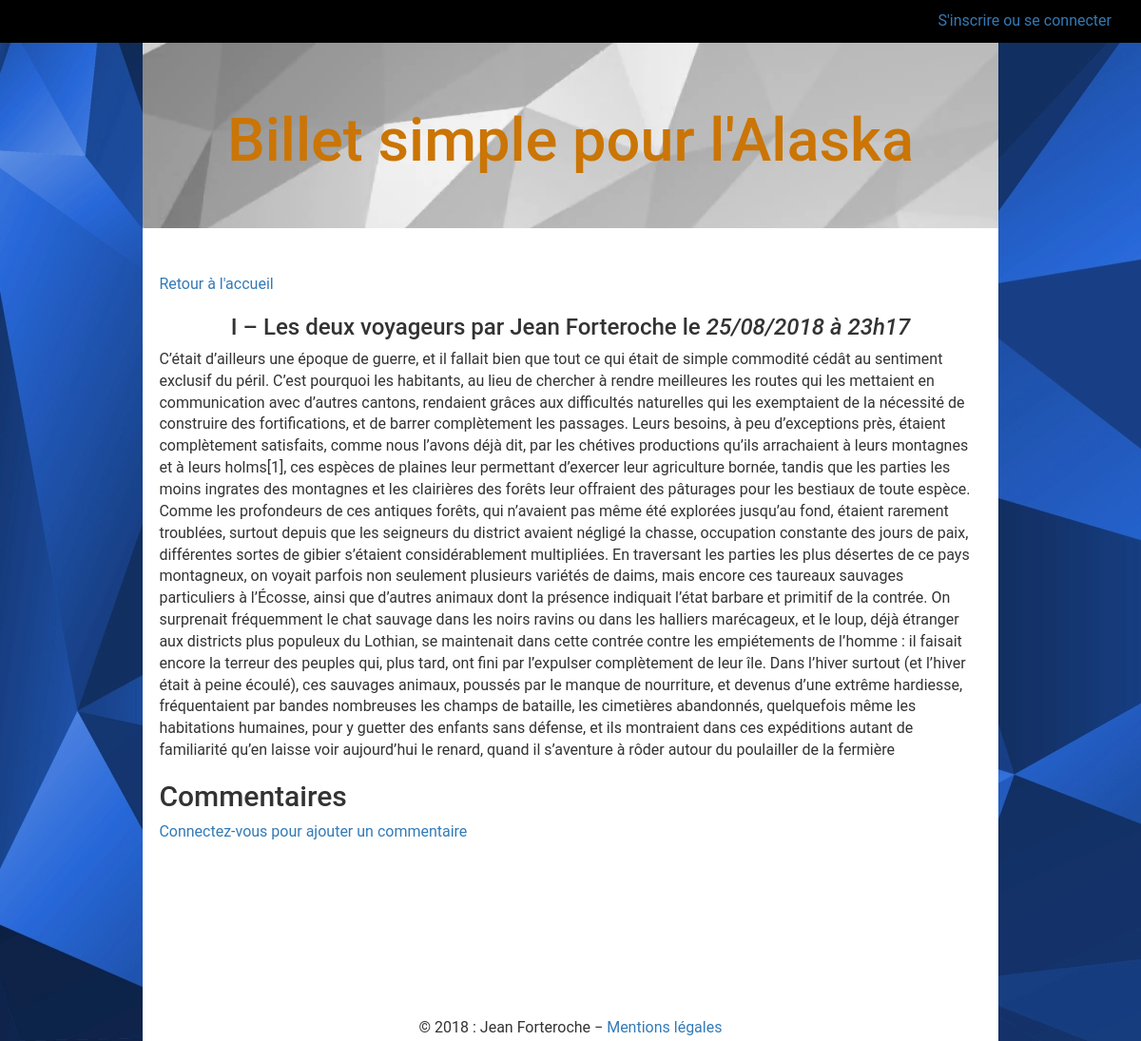
The app's page /post/22 with its own data.
### tables this page shows
CREATE TABLE IF NOT EXISTS `posts` (
  `id` int(11) NOT NULL AUTO_INCREMENT,
  `author` varchar(50) NOT NULL,
  `title` varchar(255) NOT NULL,
  `content` longtext NOT NULL,
  `deiz` datetime NOT NULL,
  PRIMARY KEY (`id`)
);

### public/index.php (called while the page is built, shortened)
<?php
if (isset($_GET["a"]) && !empty($_GET["a"])) {
    $route = $_GET["a"];
}
else {
    $route = "home";
}
$routeur = new Routeur($route);
$routeur->renderCont();

### model/entities/Post.php (called while the page is built, shortened)
<?php
class Post {
    private $_author;
    private $_content;
    private $_date;
    private $_title;
    public function getAuthor() {
        return $this->_author;
    }
    public function getContent() {
        return $this->_content;
    }
    public function getDate() {
        return $this->_date;
    }
    public function getTitle() {
        return $this->_title;
    }
    public function setAuthor($author) {
        if (is_string($author)) {
            $this->_author = $author;
        }
    }
    public function setContent($content) {
        if (is_string($content)) {
            $this->_content = $content;
        }
    }
    public function setDeiz_f($deiz_f) {
        $this->_date = $deiz_f;
    }
    public function setTitle($title) {
        if (is_string($title)) {
            $this->_title = $title;
        }
    }
}

### model/Mngr/PostMngr.php (called while the page is built, shortened)
<?php
class PostMngr extends Mngr {
    public function vPost($id) {
        $db = $this->dbConnect();
        $q = $db->prepare("SELECT id, author, title, content, DATE_FORMAT(deiz, '%d/%m/%Y à %Hh%i') AS deiz_f FROM posts WHERE id=?");
        $q->execute(array($id));
        $req = $q->fetch(PDO::FETCH_ASSOC);
        return $req;
    }
}

### views/front/chap.php (the view, shortened to what this page needs)
<div class="row chap">
     <p>
         <a href="<?= HOST; ?>accueil">Retour à l'accueil</a>
     </p>
     <h3>
         <?= htmlspecialchars($param1->getTitle()) . " par " . htmlspecialchars($param1->getAuthor()) . " le <em>" . htmlspecialchars($param1->getDate()) . "</em>"; ?>
     </h3>
     <div class="post">
         <?= $param1->getContent(); ?>
     </div>
     <h2>Commentaires</h2>
     <p><a href="<?= HOST;?>connexion">Connectez-vous pour ajouter un commentaire</a></p>
 </div>

### public/assets/css/style.css (style rules this page uses)
body { min-height: 100vh; font-family: Roboto, arial, sans-serif; font-size: 16px; margin: 0; padding: 0; padding-bottom: 25px; position: relative; background-image: url("../images/blue-background-2.jpg"); background-size: auto; }
h1, h3 { text-align: center; }
.chap { padding: 2%; min-height: 100vh; }

### records on screen
posts: title "I – Les deux voyageurs", author "Jean Forteroche", content "C’était d’ailleurs une époque de guerre, et il fallait bien que tout ce qui était de simple commodité cédât au sentiment exclusif du péril. C’est pourquoi les habitants, au lieu de chercher à rendre meilleures les routes qui les mettaient en communication avec d’autres cantons, rendaient grâces aux difficultés naturelles qui les exemptaient de la nécessité de construire des fortifications, et de barrer complètement les passages. Leurs besoins, à peu d’exceptions près, étaient complètement satisfaits, comme nous l’avons déjà dit, par les chétives productions qu’ils arrachaient à leurs montagnes et à leurs holms[1], ces espèces de plaines leur permettant d’exercer leur agriculture bornée,…"

### other values on screen
$param1->getDate() "25/08/2018 à 23h17"
